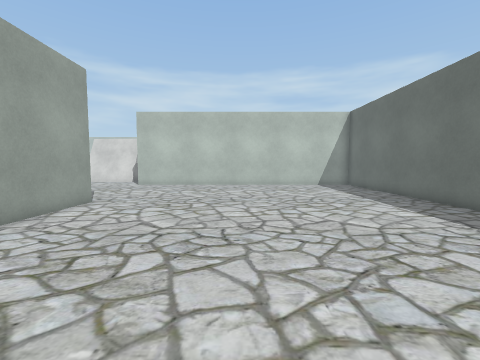
view 1 (above)

23 first-person views from a walk through a Unity game level. The camera is 1.5 m above the floor, tilts 4° down and sees 90° across. The floor is counted in squares, 1 m on a side. Each view is taken from the middle of a square. On the plan, view 1 faces up. The plan holds only what a view shows up to about 13 squares ahead; the rest is blank. The player character is not drawn. Some surface patterns are stand-ins.

view 2
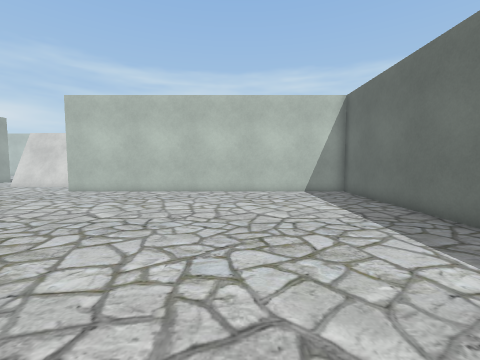

view 3
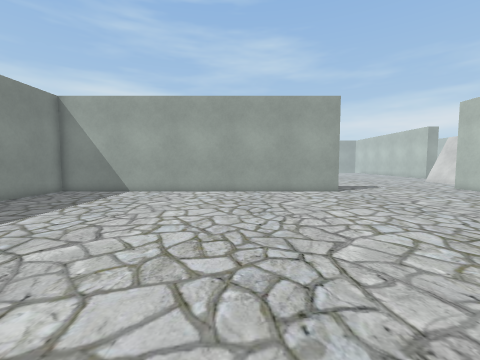

view 4
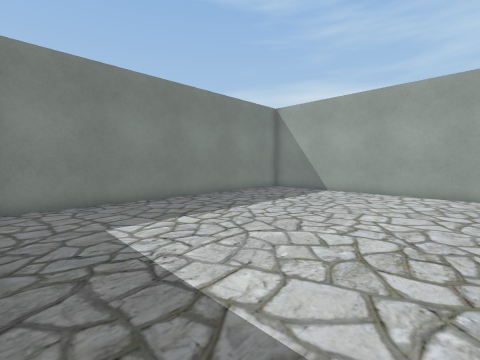

view 5
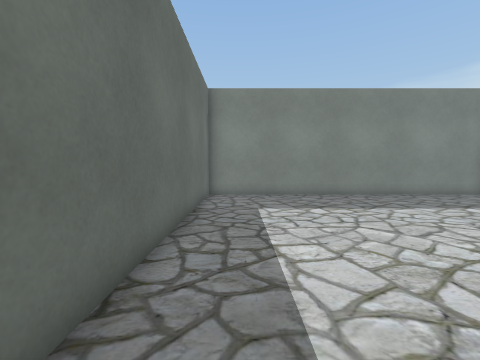

view 6
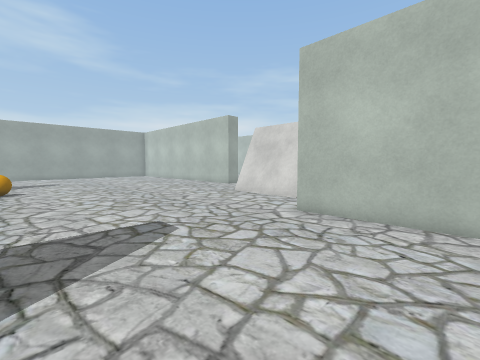

view 7
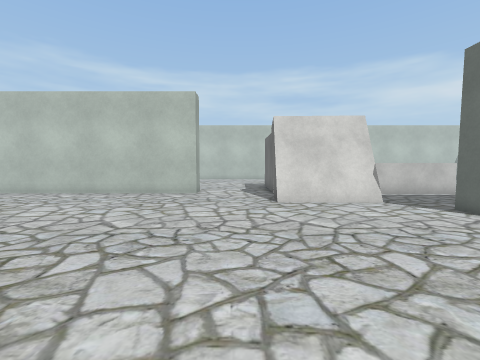

view 8
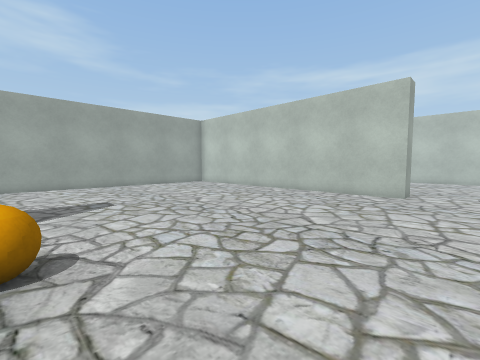

view 9
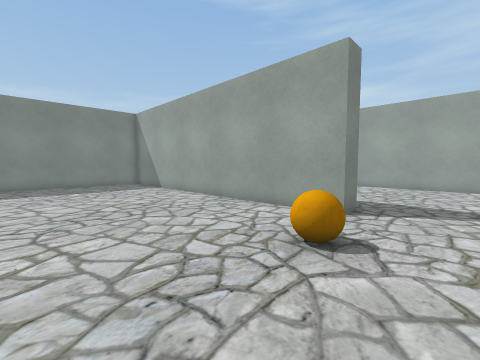

view 10
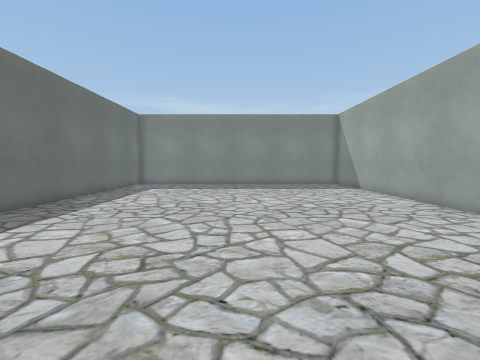

view 11
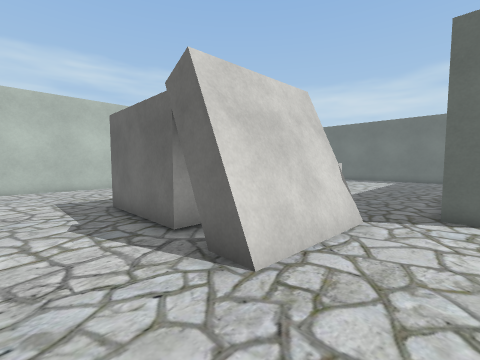

view 12
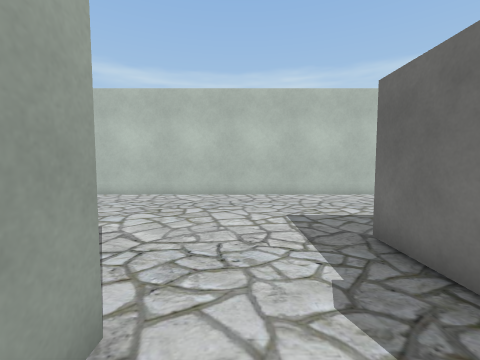

view 13
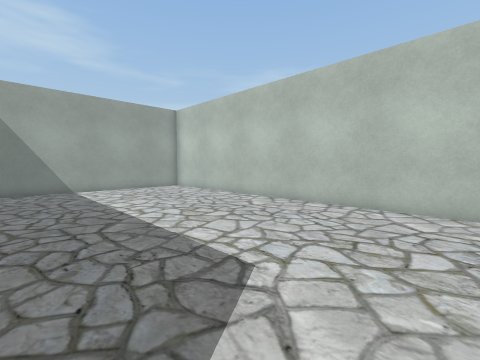

view 14
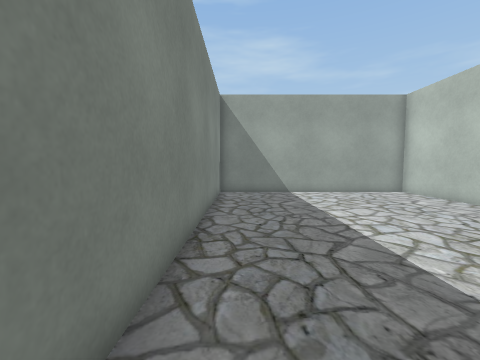

view 15
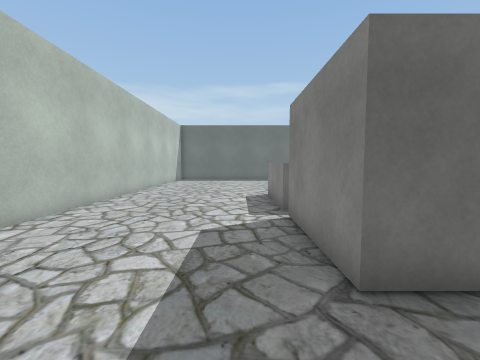

view 16
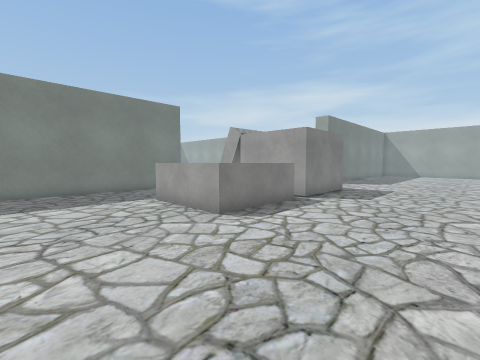

view 17
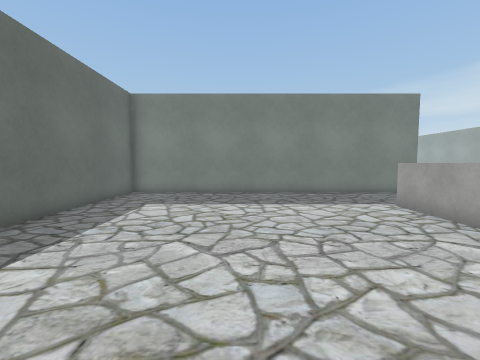

view 18
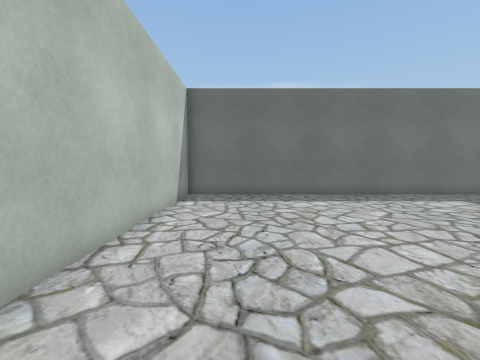

view 19
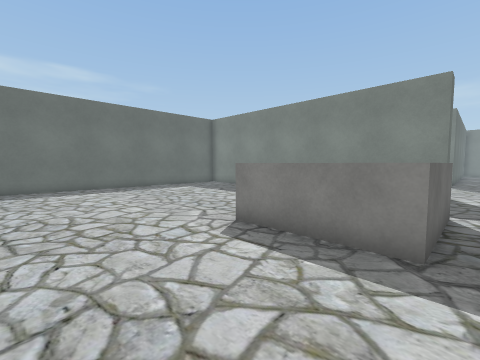

view 20
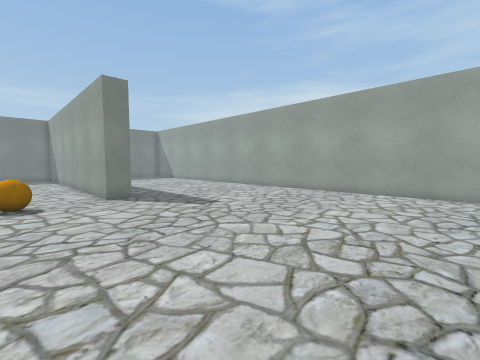

view 21
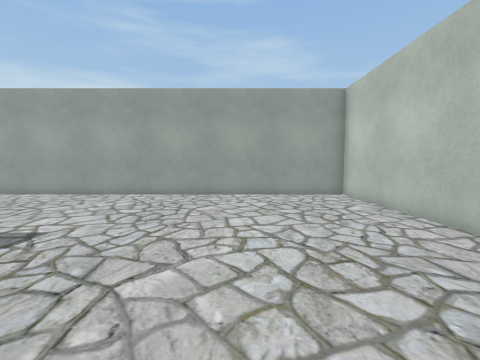

view 22
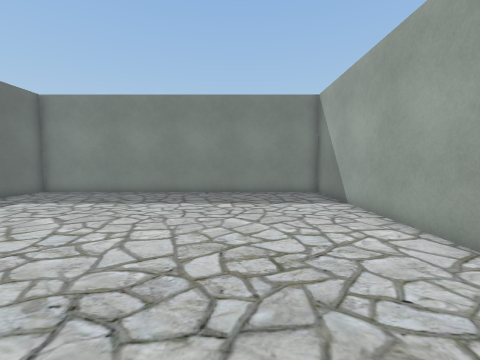

view 23
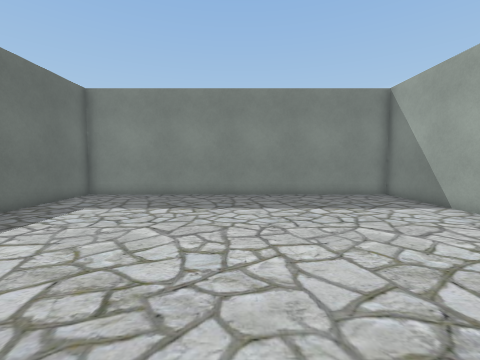

### Floor plan
Points are (right, up) in squares from view 1. A wall is a line through its corners. A room is listed if a view was taken in it or the views show most of it. See-through windows are left out.
Room 1 (views 1, 2, 3, 4, 5, 6, 7, 8, 9, 10, 11, 12, 20, 21, 22, 23)
walls: (-5.8, 9.4) (-5.8, -5.5) (7.5, -5.5) (7.5, 4.6); (-22.1, 9.3) (-21, 9.3) (-21, -5.5) (-6.8, -5.5) (-6.8, 4.9); (-16.2, 22) (-30.5, 22) (-30.5, 5.4); (7.5, 7.4) (7.5, 16.7) (-7.1, 16.7) (-7.1, 17.7)
ways out: opening at (-14, 22) to room 2; opening at (-7.3, 20) to room 2
objects: ball (-19, 9) to (-18, 10); other object (-12, 19) to (-9, 21)
Room 2 (views 13, 14, 15, 16, 17, 18, 19)
walls: (-16.2, 23) (-16.2, 22); (-7.1, 17.7) (7.5, 17.7) (7.5, 32.5) (-30.5, 32.5) (-30.5, 23) (-18.9, 23)
ways out: opening at (-14, 22) to room 1; opening at (-7.3, 20) to room 1
objects: other object (-7, 22) to (-4, 26)

Positions as (right, up) in squares from view 1, and headings:
1: (0, 0), facing up
2: (2, 4), facing up
3: (7, 4), facing left
4: (7, 4), facing down-left
5: (6, 6), facing down
6: (-3, 10), facing up-left
7: (-14, 10), facing up
8: (-14, 10), facing up-left
9: (-14, 12), facing down-left
10: (-14, 12), facing down
11: (-15, 17), facing up-right
12: (-15, 21), facing up
13: (-16, 24), facing up-left
14: (-18, 24), facing left
15: (-15, 27), facing right
16: (1, 31), facing down-left
17: (2, 30), facing down
18: (-4, 30), facing right
19: (-8, 30), facing down-right
20: (-18, 20), facing down-left
21: (-19, 17), facing left
22: (-17, 7), facing down
23: (-14, 6), facing down
